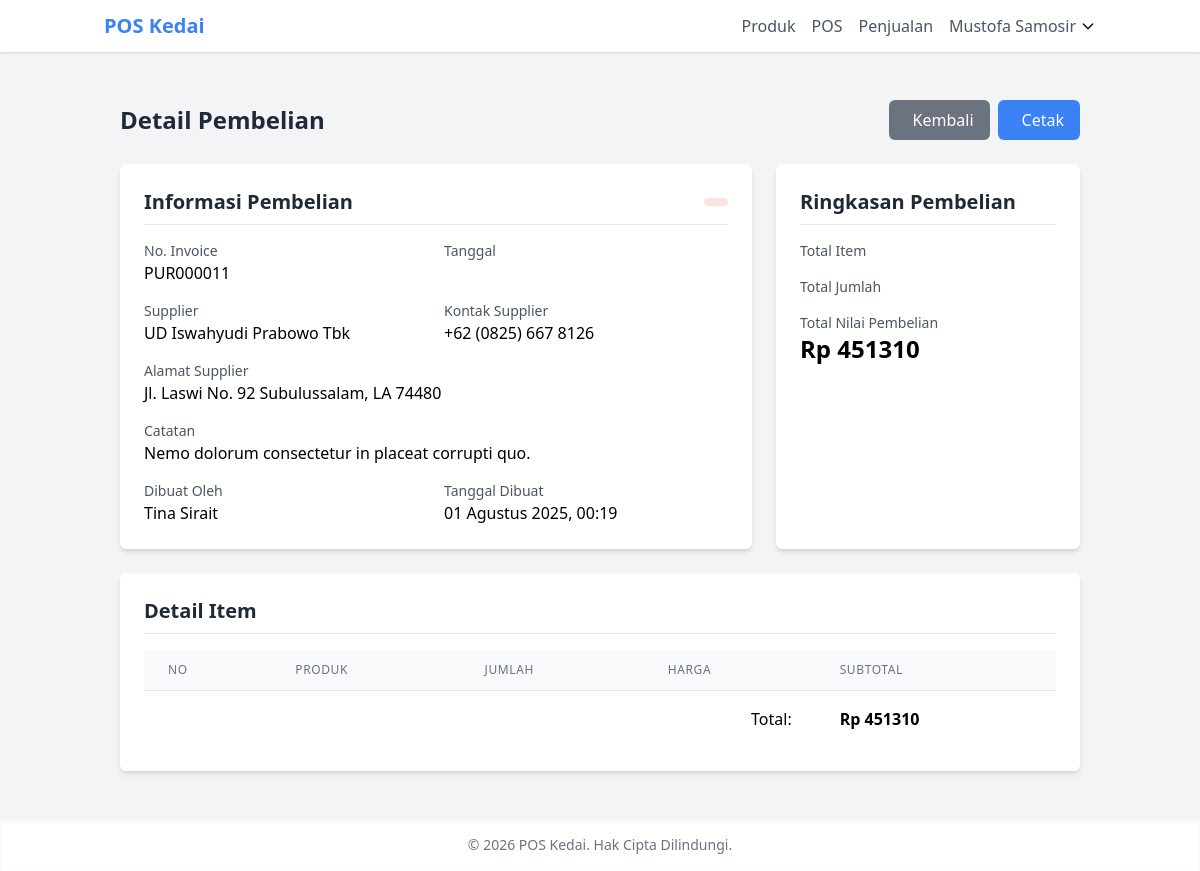
The page /inventory/purchases/11/ (signed in) on the database its author committed.
### core/models.py (models this page shows, shortened)
class User(AbstractUser):
    class Role(models.TextChoices):
        ADMIN = 'ADMIN', _('Admin')
        OWNER = 'OWNER', _('Pemilik Toko')
        EMPLOYEE = 'EMPLOYEE', _('Karyawan')
    username = None
    email = models.EmailField(_('alamat email'), unique=True)
    role = models.CharField(
        max_length=10,
        choices=Role.choices,
        default=Role.EMPLOYEE,
        verbose_name=_('peran')
    )
    phone_number = models.CharField(_('nomor telepon'), max_length=15, blank=True)
    address = models.TextField(_('alamat'), blank=True)
    profile_picture = models.ImageField(
        upload_to='profile_pictures/',
        blank=True,
        null=True,
        verbose_name=_('foto profil')
    )
    date_joined = models.DateTimeField(_('tanggal bergabung'), auto_now_add=True)
    last_login = models.DateTimeField(_('terakhir login'), auto_now=True)
    is_active = models.BooleanField(_('aktif'), default=True)
    objects = UserManager()
    USERNAME_FIELD = 'email'
    REQUIRED_FIELDS = []
    class Meta:
        verbose_name = _('pengguna')
        verbose_name_plural = _('pengguna')
    @property
    def is_admin(self):
        return self.role == self.Role.ADMIN
    @property
    def is_owner(self):
        return self.role == self.Role.OWNER

### inventory/models.py (models this page shows, shortened)
class Purchase(models.Model):
    invoice_number = models.CharField(_('nomor faktur'), max_length=100, unique=True)
    supplier = models.ForeignKey(Supplier, on_delete=models.CASCADE, related_name='purchases', verbose_name=_('supplier'))
    purchase_date = models.DateTimeField(_('tanggal pembelian'), default=timezone.now)
    total_amount = models.DecimalField(_('total pembelian'), max_digits=12, decimal_places=2)
    paid_amount = models.DecimalField(_('jumlah dibayar'), max_digits=12, decimal_places=2)
    due_amount = models.DecimalField(_('jumlah hutang'), max_digits=12, decimal_places=2)
    payment_status = models.CharField(
        _('status pembayaran'),
        max_length=20,
        choices=[
            ('PAID', _('Lunas')),
            ('PARTIAL', _('Sebagian')),
            ('UNPAID', _('Belum Dibayar')),
        ],
        default='UNPAID'
    )
    notes = models.TextField(_('catatan'), blank=True)
    created_by = models.ForeignKey(settings.AUTH_USER_MODEL, on_delete=models.SET_NULL, null=True, related_name='purchases', verbose_name=_('dibuat oleh'))
    created_at = models.DateTimeField(_('dibuat pada'), auto_now_add=True)
    updated_at = models.DateTimeField(_('diperbarui pada'), auto_now=True)
    class Meta:
        verbose_name = _('pembelian')
        verbose_name_plural = _('pembelian')
        ordering = ['-purchase_date']

class Supplier(models.Model):
    name = models.CharField(_('nama supplier'), max_length=255)
    contact_person = models.CharField(_('kontak person'), max_length=255, blank=True)
    phone = models.CharField(_('telepon'), max_length=20)
    email = models.EmailField(_('email'), blank=True)
    address = models.TextField(_('alamat'))
    created_at = models.DateTimeField(_('dibuat pada'), auto_now_add=True)
    updated_at = models.DateTimeField(_('diperbarui pada'), auto_now=True)
    class Meta:
        verbose_name = _('supplier')
        verbose_name_plural = _('supplier')
        ordering = ['name']

### inventory/views.py (the view)
# urls.py: path('purchases/<int:pk>/', views.purchase_detail, name='purchase_detail'),
@login_required
def purchase_detail(request, pk):
    purchase = get_object_or_404(Purchase, pk=pk)
    items = purchase.items.all()
    return render(request, 'inventory/purchase_detail.html', {'purchase': purchase, 'items': items})

### templates/inventory/purchase_detail.html (shortened to what this page needs)
{% extends 'base/base.html' %}
{% block content %}
<div class="container mx-auto px-4 py-6">
    <div class="flex justify-between items-center mb-6">
        <h1 class="text-2xl font-bold text-gray-800">Detail Pembelian</h1>
        <div class="flex space-x-2">
            <a href="{% url 'inventory:purchase_list' %}" class="bg-gray-500 hover:bg-gray-600 text-white py-2 px-4 rounded-md">
                 Kembali
            </a>
            <button onclick="window.print()" class="bg-blue-500 hover:bg-blue-600 text-white py-2 px-4 rounded-md print:hidden">
                 Cetak
            </button>
        </div>
    </div>
    <div class="grid grid-cols-1 md:grid-cols-3 gap-6">
        <div class="bg-white shadow-md rounded-md p-6 md:col-span-2 print:shadow-none print:border print:border-gray-200">
            <div class="flex justify-between items-center mb-4 border-b pb-2">
                <h2 class="text-xl font-semibold text-gray-800">Informasi Pembelian</h2>
                <span class="px-3 py-1 inline-flex text-sm leading-5 font-semibold rounded-full {% if purchase.status == 'RECEIVED' %}bg-green-100 text-green-800{% elif purchase.status == 'PENDING' %}bg-yellow-100 text-yellow-800{% else %}bg-red-100 text-red-800{% endif %}">
                </span>
            </div>
            <div class="grid grid-cols-1 md:grid-cols-2 gap-4">
                <div>
                    <p class="text-sm text-gray-600">No. Invoice</p>
                    <p class="font-medium">{{ purchase.invoice_number }}</p>
                </div>
                <div>
                    <p class="text-sm text-gray-600">Tanggal</p>
                </div>
                <div>
                    <p class="text-sm text-gray-600">Supplier</p>
                    <p class="font-medium">{{ purchase.supplier.name }}</p>
                </div>
                <div>
                    <p class="text-sm text-gray-600">Kontak Supplier</p>
                    <p class="font-medium">{{ purchase.supplier.phone }}</p>
                </div>
                <div class="md:col-span-2">
                    <p class="text-sm text-gray-600">Alamat Supplier</p>
                    <p class="font-medium">{{ purchase.supplier.address|default:"-" }}</p>
                </div>
                <div class="md:col-span-2">
                    <p class="text-sm text-gray-600">Catatan</p>
                    <p class="font-medium">{{ purchase.notes|default:"-" }}</p>
                </div>
                <div>
                    <p class="text-sm text-gray-600">Dibuat Oleh</p>
                    <p class="font-medium">{{ purchase.created_by.get_full_name }}</p>
                </div>
                <div>
                    <p class="text-sm text-gray-600">Tanggal Dibuat</p>
                    <p class="font-medium">{{ purchase.created_at|date:"d F Y, H:i" }}</p>
                </div>
            </div>
        </div>
        <div class="bg-white shadow-md rounded-md p-6 print:shadow-none print:border print:border-gray-200">
            <h2 class="text-xl font-semibold mb-4 text-gray-800 border-b pb-2">Ringkasan Pembelian</h2>
            <div class="space-y-4">
                <div>
                    <p class="text-sm text-gray-600">Total Item</p>
                </div>
                <div>
                    <p class="text-sm text-gray-600">Total Jumlah</p>
                </div>
                <div>
                    <p class="text-sm text-gray-600">Total Nilai Pembelian</p>
                    <p class="text-2xl font-bold">Rp {{ purchase.total_amount|floatformat:0 }}</p>
                </div>
            </div>
        </div>
    </div>
    <div class="mt-6 bg-white shadow-md rounded-md p-6 print:shadow-none print:border print:border-gray-200">
        <h2 class="text-xl font-semibold mb-4 text-gray-800 border-b pb-2">Detail Item</h2>
        <div class="overflow-x-auto">
            <table class="min-w-full divide-y divide-gray-200">
                <thead>
                    <tr>
                        <th class="px-6 py-3 bg-gray-50 text-left text-xs font-medium text-gray-500 uppercase tracking-wider">No</th>
                        <th class="px-6 py-3 bg-gray-50 text-left text-xs font-medium text-gray-500 uppercase tracking-wider">Produk</th>
                        <th class="px-6 py-3 bg-gray-50 text-left text-xs font-medium text-gray-500 uppercase tracking-wider">Jumlah</th>
                        <th class="px-6 py-3 bg-gray-50 text-left text-xs font-medium text-gray-500 uppercase tracking-wider">Harga</th>
                        <th class="px-6 py-3 bg-gray-50 text-left text-xs font-medium text-gray-500 uppercase tracking-wider">Subtotal</th>
                    </tr>
                </thead>
                <tfoot>
                    <tr>
                        <td colspan="4" class="px-6 py-4 text-right font-medium">Total:</td>
                        <td class="px-6 py-4 font-bold">Rp {{ purchase.total_amount|floatformat:0 }}</td>
                    </tr>
                </tfoot>
            </table>
        </div>
    </div>
</div>
{% endblock %}

### templates/base/base.html (shortened to what this page needs)
<!DOCTYPE html>
<html lang="id">
<head>
    <script src="https://cdn.tailwindcss.com"></script>
</head>
<body class="bg-gray-100 min-h-screen flex flex-col">
    <header class="bg-white shadow">
        <nav class="container mx-auto px-4 py-3 flex justify-between items-center">
            <div class="flex items-center space-x-4">
                <a href="{% url 'dashboard' %}" class="text-xl font-bold text-primary">POS Kedai</a>
            </div>
            <div class="hidden md:flex items-center space-x-4">
                {% if user.is_authenticated %}
                    <a href="{% url 'inventory:product_list' %}" class="text-gray-600 hover:text-primary">Produk</a>
                    <a href="{% url 'inventory:pos' %}" class="text-gray-600 hover:text-primary">POS</a>
                    <a href="{% url 'inventory:sale_list' %}" class="text-gray-600 hover:text-primary">Penjualan</a>
                    <div class="relative" x-data="{ open: false }">
                        <button @click="open = !open" class="flex items-center space-x-1 focus:outline-none">
                            <span class="text-gray-600">{{ user.get_full_name|default:user.email }}</span>
                            <svg class="w-4 h-4" fill="none" stroke="currentColor" viewBox="0 0 24 24" xmlns="http://www.w3.org/2000/svg">
                                <path stroke-linecap="round" stroke-linejoin="round" stroke-width="2" d="M19 9l-7 7-7-7"></path>
                            </svg>
                        </button>
                    </div>
                {% else %}
                    <a href="{% url 'login' %}" class="text-gray-600 hover:text-primary">Login</a>
                {% endif %}
            </div>
        </nav>
    </header>
    <main class="flex-grow container mx-auto px-4 py-6">
        {% block content %}{% endblock %}
    </main>
    <footer class="bg-white shadow-inner py-4">
        <div class="container mx-auto px-4 text-center text-gray-500 text-sm">
            &copy; {% now "Y" %} POS Kedai. Hak Cipta Dilindungi.
        </div>
    </footer>
</body>
</html>

### rows shown on the page
User: get_full_name "Mustofa Samosir"
Purchase: invoice_number "PUR000011", supplier.name "UD Iswahyudi Prabowo Tbk", supplier.phone "+62 (0825) 667 8126", supplier.address "Jl. Laswi No. 92 Subulussalam, LA 74480", notes "Nemo dolorum consectetur in placeat corrupti quo.", created_by.get_full_name "Tina Sirait", created_at "01 Agustus 2025, 00:19", total_amount "451310"
